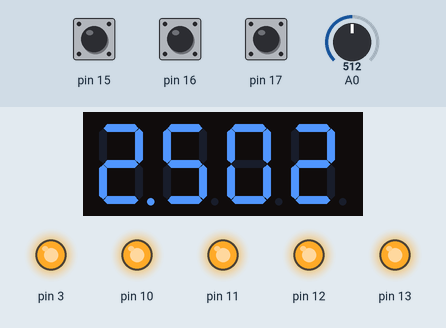
This sketch was run on a simulated Arduino Uno, built with avr-gcc and run on an emulated ATmega328P. Shown: 4-digit seven-segment display, output pins drawn as LEDs (lit = HIGH). Inputs (shaded band) come from the test bench; at power-on: A0 = 512, pin 15 HIGH, pin 16 HIGH, pin 17 HIGH.

Above: at 1.2 s.
1.3 s: A0 set to 716
At 2.5 s:
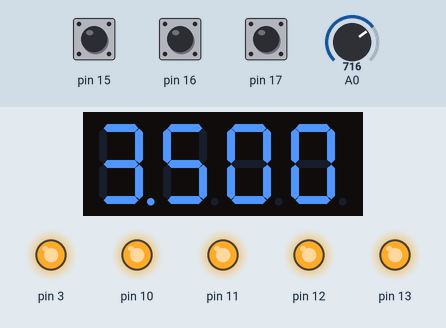
2.8 s: A0 set to 900
At 3.7 s:
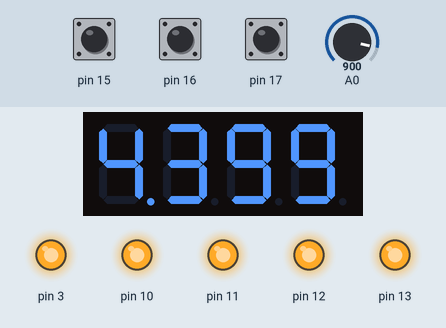
4.3 s: A0 set to 1023
At 4.9 s:
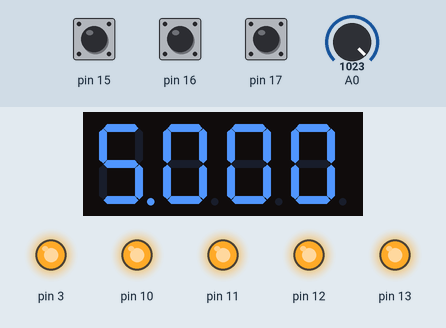
Timing chart, 0 to 7.3 s (numbered marks = the images above; inputs shaded):
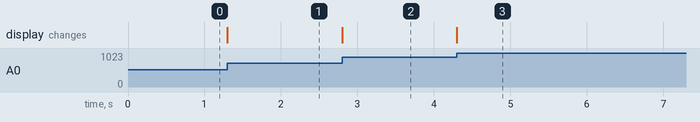

Measured:
- after the input at 1.3 s, the display: changes at once (image 1)
- after the input at 2.8 s, the display: changes at once (image 2)
- after the input at 4.3 s, the display: changes at once (image 3)

The sketch:

Voltimetro.ino
```cpp
#include <TimerOne.h>
#include <MultiFuncShield.h>

int analog0;
float tensao;

void setup() {
  Timer1.initialize();
  MFS.initialize(&Timer1);
}

void loop() {
  analog0=analogRead(A0);
  tensao=(analog0*5.0)/1023.0;
  MFS.write(tensao,3);
}
```
